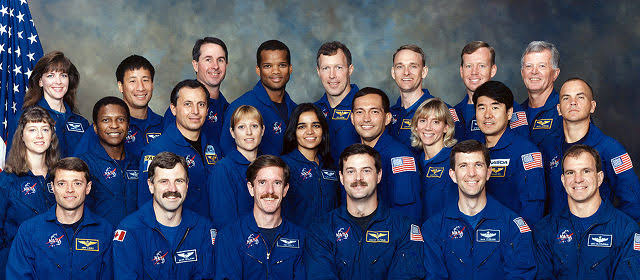
#> input picture MyProjects/InP-Development/Task-2_FaceDetection/Workspace/Imagec-Face/sourceImage-Test_2.jpg, 640 x 280 px, found by its file name
$ python Face_Det_Version_1_py3.py
#> lines starting #> are read from the running program, lines starting #| are printed output that depends on the picture; after the words box and inside, x2 and y2 are one past the last pixel; in counts of white or black regions, pixels touching at a corner belong together
import cv2
import sys

# Gloabls
g_path_imageSrc = 'Imagec-Face\sourceImage-Test_2.jpg'
g_path_casc = 'haarcascade_frontalface_default.xml'


def main():
    # Convert Image to Gray Scale
    l_image = cv2.imread(g_path_imageSrc)
#> l_image is the input picture: shape (280, 640, 3); mean B, G, R 102.4, 79.3, 71.7
    l_grayScale_img = cv2.cvtColor(l_image, cv2.COLOR_BGR2GRAY)
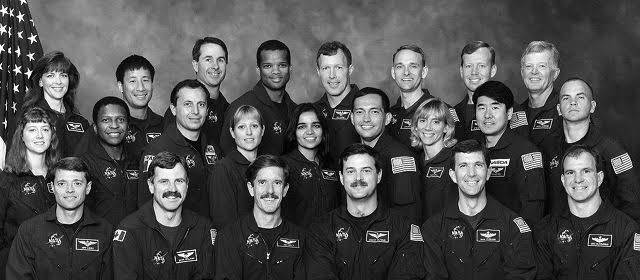
#> l_grayScale_img: shape (280, 640); min 0, max 255, mean 79.6


    # Get Cascade in Memory
    l_cascade_faceCascade = cv2.CascadeClassifier(g_path_casc)

    faces = l_cascade_faceCascade.detectMultiScale(l_grayScale_img,
                                                    scaleFactor=1.1,
                                                    minNeighbors=5,
                                                    minSize=(30,30),
                                                    flags = cv2.CASCADE_SCALE_IMAGE)
#> faces = 22 rows, first 6: [195, 45, 38, 38], [257, 51, 37, 37], [314, 53, 38, 38], [387, 50, 42, 42], [457, 52, 36, 36], [517, 52, 37, 37]

    print("Found {0} faces!".format(len(faces)))
#| Found 22 faces!

    for (x, y, w, h) in faces:
        cv2.rectangle(l_image, (x, y), (x+w, y+h), (0, 255, 0), 2)
#> this loop made 22 passes
#> (x, y, w, h) on passes 1 to 12: (195, 45, 38, 38), (257, 51, 37, 37), (314, 53, 38, 38), (387, 50, 42, 42), (457, 52, 36, 36), (517, 52, 37, 37), (38, 62, 35, 35), (120, 66, 37, 37), (551, 81, 45, 45), (173, 89, 41, 41), (469, 93, 38, 38), (346, 95, 42, 42)
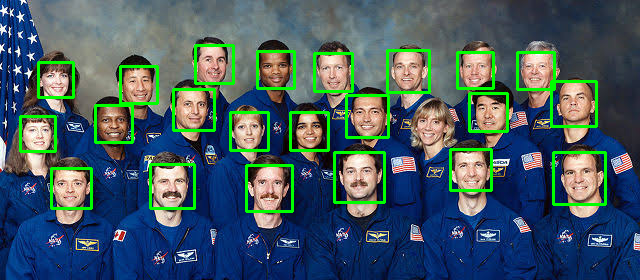
#> l_image: shape (280, 640, 3); 5.87% of pixels changed, all inside (x1, y1, x2, y2) = (19, 44, 607, 213)

    cv2.imshow(""+g_path_imageSrc+"",l_image)
    cv2.waitKey(0)

if __name__ == '__main__':
    main()

$ run again, with MyProjects/InP-Development/Task-2_FaceDetection/Workspace/Imagec-Face/sourceImage-Test_1.jpg copied over MyProjects/InP-Development/Task-2_FaceDetection/Workspace/Imagec-Face/sourceImage-Test_2.jpg
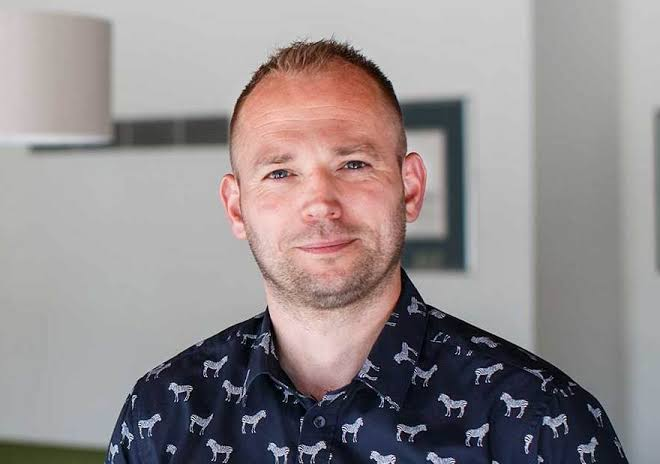
#> input picture MyProjects/InP-Development/Task-2_FaceDetection/Workspace/Imagec-Face/sourceImage-Test_1.jpg, 660 x 464 px, found by its file name
#> in main, l_image is the input picture: shape (464, 660, 3); mean B, G, R 141.4, 140.3, 147.4
#> in main, `l_grayScale_img = cv2.cvtColor(l_image, cv2.COLOR_BGR2GRAY)`:
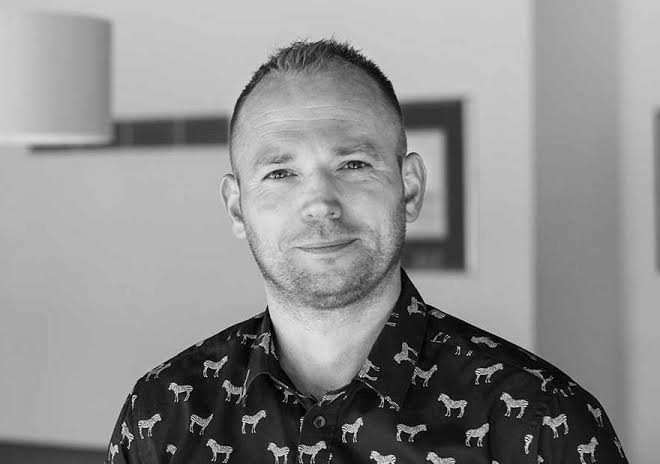
#> l_grayScale_img: shape (464, 660); min 0, max 253, mean 142.6
#> faces = [[217, 92, 203, 203]]
#| Found 1 faces!
#> the loop in main, `for (x, y, w, h) in faces:` made 1 pass
#> after the loop in main, `for (x, y, w, h) in faces:`:
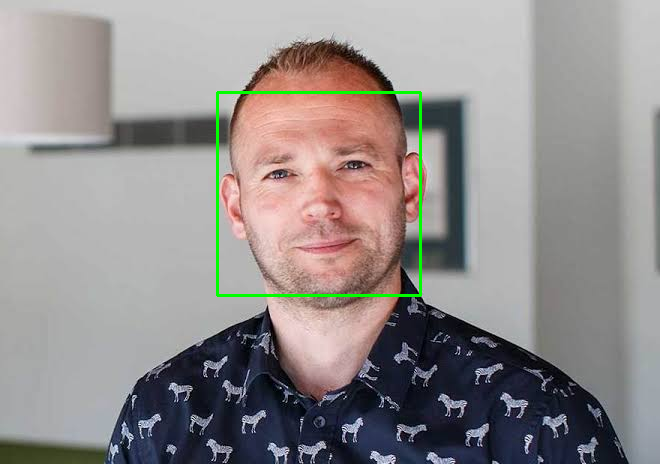
#> l_image: shape (464, 660, 3); 0.79% of pixels changed, all inside (x1, y1, x2, y2) = (216, 91, 422, 297)
